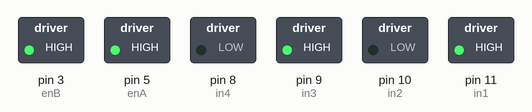
Recording of a sketch running on a simulated Arduino Uno, built with avr-gcc and run on an emulated ATmega328P. Parts: switched loads named in the sketch (green lamp = pin HIGH).

Above: at 0.1 s.
Timing chart, 0 to 1.6 s (numbered marks = the images above):
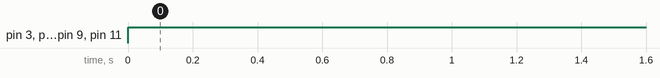

The sketch:

motor_test.ino
```cpp
// Define the motor control pins
const int enA = 5;  // Enable pin for Motor A
const int in1 = 11;  // Input 1 pin for Motor A
const int in2 = 10;  // Input 2 pin for Motor A
const int enB = 3; // Enable pin for Motor B
const int in3 = 9; // Input 1 pin for Motor B
const int in4 = 8; // Input 2 pin for Motor B

void setup() {
  // Initialize the motor control pins as outputs
  pinMode(enA, OUTPUT);
  pinMode(in1, OUTPUT);
  pinMode(in2, OUTPUT);
  pinMode(enB, OUTPUT);
  pinMode(in3, OUTPUT);
  pinMode(in4, OUTPUT);
}

void loop() {
  // Move both motors forward at full speed
  moveForward();
}

void moveForward() {
  // Set both motors forward at full speed
  digitalWrite(in1, HIGH);
  digitalWrite(in2, LOW);
  analogWrite(enA, 255);

  digitalWrite(in3, HIGH);
  digitalWrite(in4, LOW);
  analogWrite(enB, 255);
}
```

Measured:
- by itself, pin 3 (enB), pin 5 (enA), pin 9 (in3), pin 11 (in1): LOW → HIGH at 0.00 s
